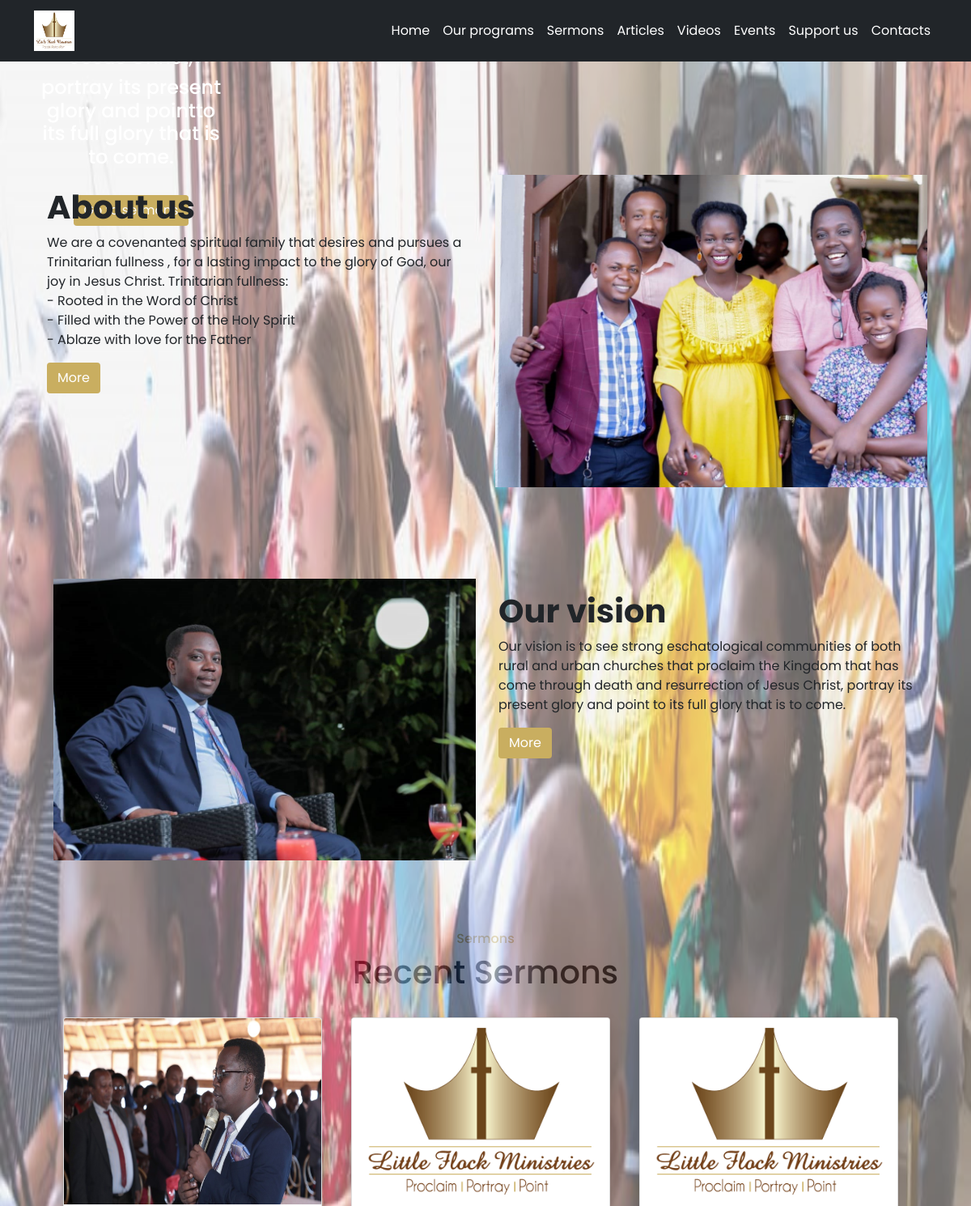
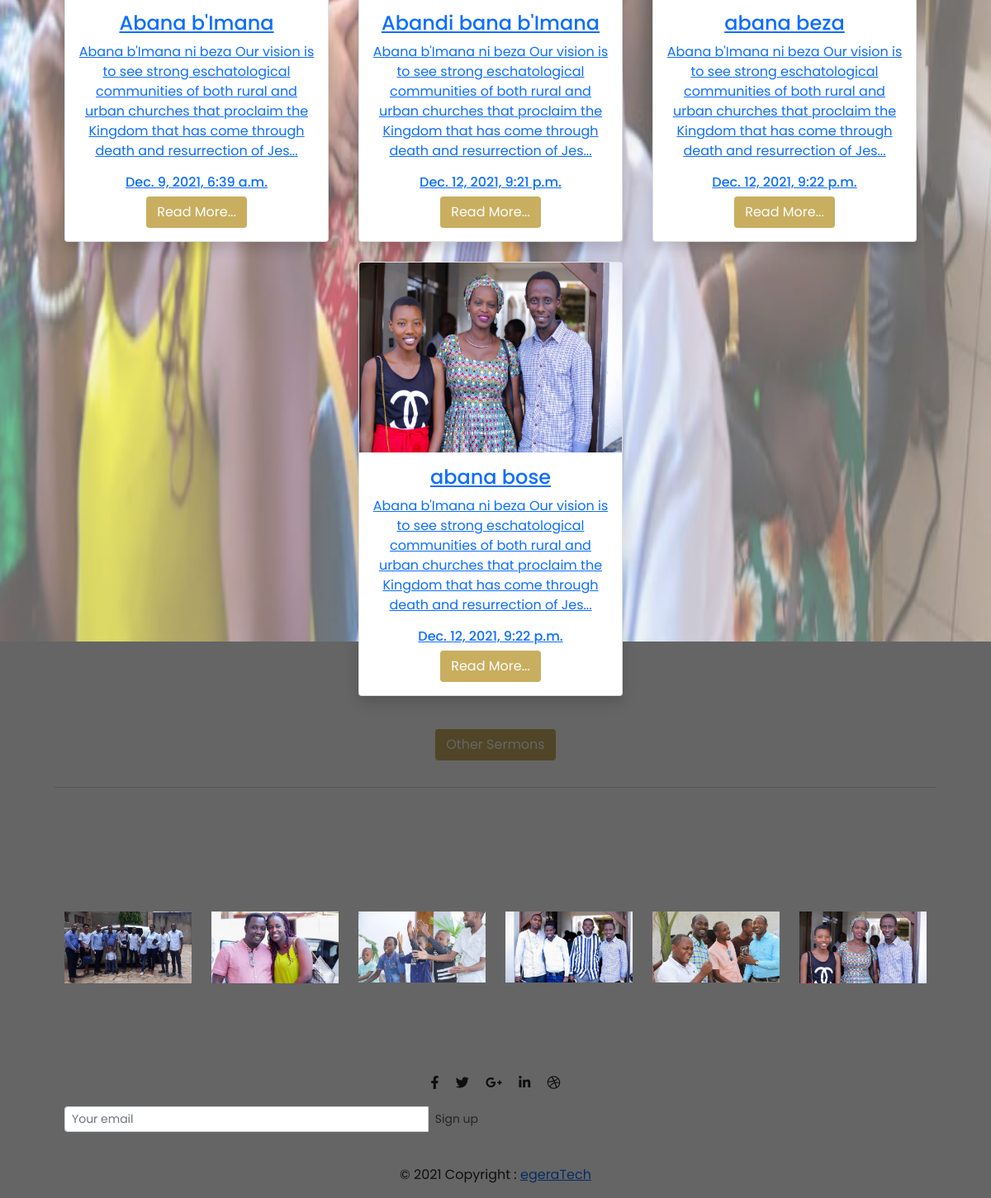
The page / on the database its author committed (2 pictures, top to bottom).
### flock/models.py (models this page shows, shortened)
class Sermon(models.Model):
    title = models.CharField(max_length=101)
    slug = models.SlugField(max_length=150, unique=True)
    date = models.DateTimeField(auto_now_add=True)
    body = models.TextField()
    photo = models.ImageField(upload_to=settings.MEDIA_ROOT, default='default.png', blank=True)
    def snippet(self):
        return self.body[:200] +'...'
    def image_tag(self):
        return mark_safe('<img src="{}" width="150" height="150" />'.format(self.photo) )
    image_tag.short_description = 'Image'

### flock/views.py (the view)
# urls.py: re_path(r'^$', views.home, name='home'),
def home(request):
    sermons = Sermon.objects.all().order_by('date') #sermons variable receives data from db
    return render(request,'flock/home.html', {'sermons':sermons}) #this flock is namespace help to differenciate with other home.html of other app's templates : is the fold inside of templates of the app #'sermons' receives sermons variable and it will be used in templates

### flock/templates/flock/home.html (shortened to what this page needs)
{% extends 'flock/base_layout.html' %}
{% load static %}
{% block content %}
<div class="container">
    <div class="text-white">
        <div class="card-img-overlay bg-transparent text-center">
            <div class="col-md-3 text-center my-auto">
                <div class="card-img-overlay card-body align-items-center d-flex justify-content-center">
                    <div class="inner">
                        <div class="card-body" id="zoomText">
                            <br>
                            <h4 class="card-text">Proclaim the Kingdom that has come through death and resurrection of Jesus Christ,</h4>
                            <h4 class="card-text">portray its present glory and pointto its full glory that is to come.</h4>
                            <br>
                            <a href="{% url 'flock:sermons' %}" style="background-color:#c9ae60; color:white;" class="btn">Go to sermons</a>
                        </div>
                    </div>
                </div>
            </div>
        </div>
    </div>
</div>
    <br>
    <div class="container marketing">
        <div class="container">
            <div class="row m-6 justify-content-center">
                <div class="col-md-6 p-3">
                    <h2 class="fw-bold fs-1">About us</h2>
                    <P>We are a covenanted spiritual family that desires and pursues a Trinitarian fullness , for a lasting impact to the glory of God, our joy in Jesus Christ.
                        Trinitarian fullness: <br>
                        - Rooted in the Word of Christ<br>
                        - Filled with the Power of the Holy Spirit <br>
                        - Ablaze with love for the Father</P>
                        <div class="inner">
                            <a href="#" style="background-color:#c9ae60; color:white;" class="btn">More</a>
                        </div>
                </div>
                <div class="col-md-6 ">
                    <div class="inner">
                        <img src="{% static 'aboutus.jpg' %}" class="w-100" alt="">
                    </div>
                </div>
            </div>
        </div>
        <br>
        <div class="container marketing">
            <div class="container">
                <div class="row m-6 justify-content-center">
                    <div class="col-md-6 ">
                        <div class="inner">
                            <img src="{% static 'flock21a.jpg' %}" class="w-100" alt="">
                        </div>
                    </div>
                    <div class="col-md-6 p-3">
                        <h2 class="fw-bold fs-1">Our vision</h2>
                        <P>Our vision is to see strong eschatological communities of both rural and urban churches that proclaim the Kingdom that has come through death and resurrection of Jesus Christ, portray its present glory and point to its full glory that is to come.
                        </P>
                        <div class="inner">
                        <a href="#" style="background-color:#c9ae60; color:white;" class="btn">More</a>
                        </div>
                    </div>
                </div>
            </div>
            <div class="container marketing">
                <div class="container">
                    <div class="row justify-content-center">
                        <h6 style="color:#c9ae60;" class="text-center">Sermons</h6>
                        <h1 class="text-center">Recent Sermons</h1>
                        {% for sermon in sermons %}
                            <div class="col-md-4">
                                <br>
                                <div class="card shadow" style="width: 20rem; ">
                                    <div class="inner"><img class="card-img-top" width="150" height="230" src="{{ sermon.photo.url }}">
                                        <br>
                                    </div>
                                    <div class="card-body text-center">
                                        <h4 class="card-title"><a href="{% url 'flock:sermon_detail' slug=sermon.slug %}">{{sermon.title}}</a></h4>
                                        <p class="card-text"><a href="{% url 'flock:sermon_detail' slug=sermon.slug %}">{{ sermon.snippet}}</a></p>
                                        <h6 class="card-text"><a href="{% url 'flock:sermon_detail' slug=sermon.slug %}">{{ sermon.date}}</a></h6>
                                        <a style="background-color:#c9ae60; color:white;" class="btn" href="{% url 'flock:sermon_detail' slug=sermon.slug %}">Read More...</a>
                                    </div>
                                </div>
                            </div>
                        {% endfor%}
                    </div>
                </div>
                <br>
                <div class="inner">
                    <div class="card-body text-center">
                        <a href="flock/sermons/" style="background-color:#c9ae60; color:white;" class="btn">Other Sermons</a>
                    </div>
                </div>
                <hr class="featurette-divider">
                <br>
{% endblock %}

### flock/templates/flock/base_layout.html (shortened to what this page needs)
{% load static %}
<!DOCTYPE html>
<html lang="en">
<head>
    <link rel="stylesheet" href="{% static 'styles.css' %}">
    <link rel="stylesheet" href="https://stackpath.bootstrapcdn.com/bootstrap/4.1.3/css/bootstrap.min.css">
    <link href="https://cdn.jsdelivr.net/npm/bootstrap@5.1.0/dist/css/bootstrap.min.css" rel="stylesheet">
    <link rel="stylesheet" href="https://cdnjs.cloudflare.com/ajax/libs/font-awesome/5.15.4/css/all.min.css" />
</head>
<header>
    <nav class="navbar navbar-expand-md navbar-dark bg-dark fixed-top ">
      <div class="container-lg">
        <a class="navbar-brand" href="#">
          <img src="{% static 'logo.png' %}" alt="Little Flock" width="50px" height="50px">
        </a>
        <div class="collapse navbar-collapse" id="navbarCollapse">
          <ul class="navbar-nav ms-auto mb-2 mb-md-0">
            <li class="nav-item">
              <a class="nav-link active" aria-current="page" href="{% url 'flock:home' %}">Home</a>
            </li>
            <li class="nav-item">
              <a class="nav-link active" href="{% url 'flock:programs' %}">Our programs</a>
            </li>
            <li class="nav-item">
              <a class="nav-link active" href="{% url 'flock:sermons' %}">Sermons</a>
            </li>
            <li class="nav-item">
              <a class="nav-link active" href="{% url 'flock:articles' %}">Articles</a>
            </li>
            <li class="nav-item">
              <a class="nav-link active" href="{% url 'flock:videos' %}">Videos</a>
            </li>
            <li class="nav-item">
              <a class="nav-link active" href="{% url 'flock:events' %}">Events</a>
            </li>
            <li class="nav-item">
              <a class="nav-link active" href="{% url 'flock:support_us' %}">Support us</a>
            </li>
            <li class="nav-item">
              <a class="nav-link active" href="{% url 'flock:contact' %} ">Contacts</a>
            </li>
          </ul>
        </div>
      </div>
    </nav>
  </header>
<body>
    {% block content%}
    {% endblock %}
</body>
<footer class="page-footer font-small mdb-color pt-4">
    <div class="container">
      <div class="row">
        <div class="col-lg-2 col-md-12 mb-4">
          <div class="inner">
              <div class="view overlay z-depth-1-half">
                <img src="{% static 'flock2.jpg' %}" class="img-fluid"
                  alt="">
              </div>
          </div>
        </div>
          <div class="col-lg-2 col-md-6 mb-4">
            <div class="inner">
              <div class="view overlay z-depth-1-half">
                <img src="{% static 'flock10.jpg' %}" class="img-fluid"
                  alt="">
            </div>
          </div>
        </div>
          <div class="col-lg-2 col-md-6 mb-4">
            <div class="inner">
            <div class="view overlay z-depth-1-half">
              <img src="{% static 'flock13.jpg' %}" class="img-fluid"
                alt="">
            </div>
          </div>
        </div>
          <div class="col-lg-2 col-md-12 mb-4">
            <div class="inner">
            <div class="view overlay z-depth-1-half">
              <img src="{% static 'flock11.jpg' %}" class="img-fluid"
                alt="">
            </div>
          </div>
        </div>
          <div class="col-lg-2 col-md-6 mb-4">
            <div class="inner">
            <div class="view overlay z-depth-1-half">
              <img src="{% static 'flock12.jpg' %}" class="img-fluid"
                alt="">
            </div>
          </div>
        </div>
          <div class="col-lg-2 col-md-6 mb-4">
            <div class="inner">
            <div class="view overlay z-depth-1-half">
              <img src="{% static 'flock8.jpg' %}" class="img-fluid"
                alt="">
            </div>
          </div>
        </div>
      </div>
    </div>
  <div class="container">
    <div class="row">
    <ul class="list-unstyled list-inline text-center">
        <li class="list-inline-item">
          <a class="btn-floating btn-fb mx-1">
            <i class="fab fa-facebook-f"> </i>
          </a>
        </li>
        <li class="list-inline-item">
          <a class="btn-floating btn-tw mx-1">
            <i class="fab fa-twitter"> </i>
          </a>
        </li>
        <li class="list-inline-item">
          <a class="btn-floating btn-gplus mx-1">
            <i class="fab fa-google-plus-g"> </i>
          </a>
        </li>
        <li class="list-inline-item">
          <a class="btn-floating btn-li mx-1">
            <i class="fab fa-linkedin-in"> </i>
          </a>
        </li>
        <li class="list-inline-item">
          <a class="btn-floating btn-dribbble mx-1">
            <i class="fab fa-dribbble"> </i>
          </a>
        </li>
      </ul>
      <div class="col-md-6 mb-4">
        <form class="input-group">
          <input type="text" class="form-control form-control-sm" placeholder="Your email"
            aria-label="Your email" aria-describedby="basic-addon2">
          <div class="input-group-append">
            <button class="btn btn-sm btn-outline-white my-0" type="button">Sign up</button>
          </div>
        </form>
      </div>
    </div>
  </div>
    <div class="footer-copyright text-center py-3">© {% now "Y" %} Copyright :
      <a href="https://egeratech.com/"> egeraTech</a>
    </div>
  </footer>

### assets/styles.css (style rules this page uses)
* { margin: 0; padding: 0; box-sizing: border-box; font-family: 'Poppins', sans-serif; }
body { background: #f0f0f0f0 }
.container { margin-top: 8%; max-width: 500px; }
.inner { overflow: hidden; }
.inner img { transition: all 1.5s ease; }
.inner a { transition: all 1.5s ease; }

### rows shown on the page
Sermon: photo (picture), title "Abana b'Imana", snippet "Abana b'Imana ni beza Our vision is to see strong eschatological communities of both rural and urban churches that proclaim the Kingdom that has come through death and resurrection of Jes...", date "Dec. 9, 2021, 6:39 a.m."
Sermon: photo (placeholder picture), title "Abandi bana b'Imana", snippet "Abana b'Imana ni beza Our vision is to see strong eschatological communities of both rural and urban churches that proclaim the Kingdom that has come through death and resurrection of Jes...", date "Dec. 12, 2021, 9:21 p.m."
Sermon: photo (placeholder picture), title "abana beza", snippet "Abana b'Imana ni beza Our vision is to see strong eschatological communities of both rural and urban churches that proclaim the Kingdom that has come through death and resurrection of Jes...", date "Dec. 12, 2021, 9:22 p.m."
Sermon: photo (picture), title "abana bose", snippet "Abana b'Imana ni beza Our vision is to see strong eschatological communities of both rural and urban churches that proclaim the Kingdom that has come through death and resurrection of Jes...", date "Dec. 12, 2021, 9:22 p.m."
